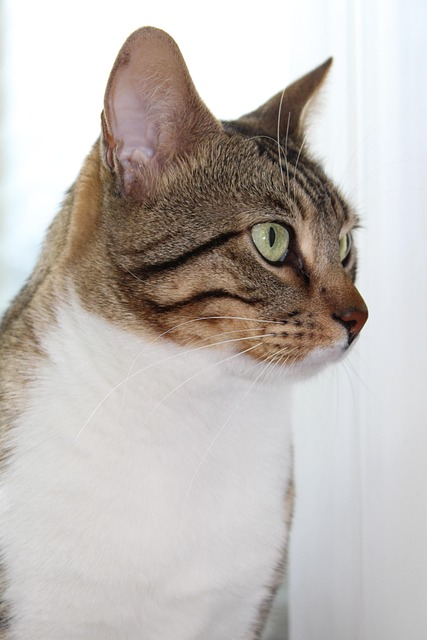
#> input picture openCV/cat.jpg, 427 x 640 px, found by its file name
$ python Imageclip.py
#> lines starting #> are read from the running program, lines starting #| are printed output that depends on the picture; after the words box and inside, x2 and y2 are one past the last pixel; in counts of white or black regions, pixels touching at a corner belong together
#이미지 자르기
import cv2
#영역 잘라서 새로운 윈도우(창)에 표시
img=cv2.imread('openCV\cat.jpg')
#> img is the input picture: shape (640, 427, 3); mean B, G, R 182.4, 186.5, 192.5
# print(img.shape)

crop=img[100:200,200:400] #세로100~200,가로300~400
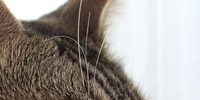
#> crop: shape (100, 200, 3); mean B, G, R 148.7, 154.3, 160.1

cv2.imshow('img',img)
cv2.imshow('crop',crop)
cv2.waitKey(0)
cv2.destroyAllWindows()

#영역을 잘라서 기존 윈도우에 표시
img2=cv2.imread('openCV\cat.jpg')

img2[200:300,200:400]=crop
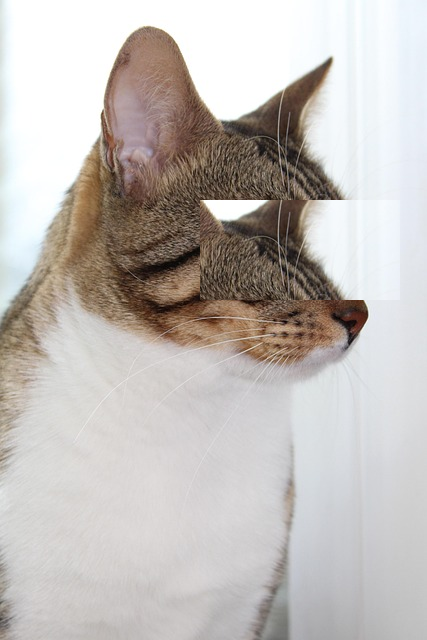
#> img2: shape (640, 427, 3); 7.32% of pixels changed, all inside (x1, y1, x2, y2) = (200, 200, 400, 300)

cv2.imshow('img',img2)
cv2.waitKey(0)
cv2.destroyAllWindows()
